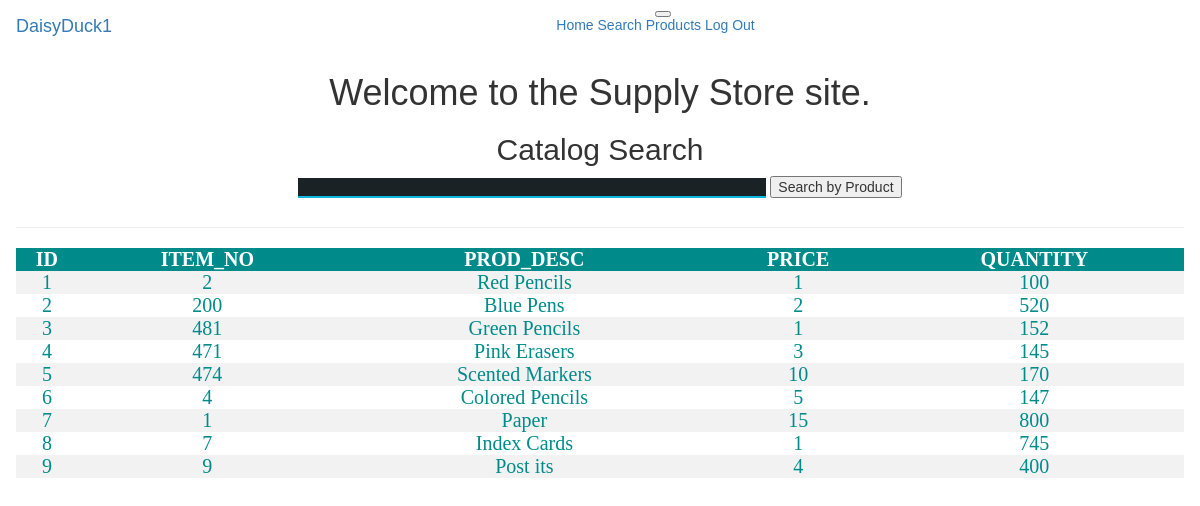
/M3/search.php (signed in), run on the app's committed database.
### tables this page shows
CREATE TABLE `items` (
  `ID` int(2) NOT NULL,
  `ITEM_NO` int(3) NOT NULL,
  `PROD_DESC` varchar(50) NOT NULL,
  `PRICE` float(10,0) NOT NULL,
  `QUANTITY` int(3) NOT NULL,
  `PHOTOS` varchar(50) NOT NULL
);

### M3/search.php (the view, shortened to what this page needs)
<?php
require_once 'searchCatalog.php';
?>
<!DOCTYPE html>
<html>
<head>
</head>
<body>
<table>
<tr>
<th>ID</th>
<th>ITEM_NO</th>
<th>PROD_DESC</th>
<th>PRICE</th>
<th>QUANTITY</th>
</tr>
<?php
if ($result->num_rows > 0) {
while($row = $result->fetch_assoc()) {
    echo "<tr><td>" . $row["ID"]. "</td><td>" . $row["ITEM_NO"] . "</td><td>". $row["PROD_DESC"] . "</td><td>"
    . $row["PRICE"] . "</td><td>". $row["QUANTITY"]. "</td></tr>";
}
echo "</table>";
} else { echo "0 results"; }
?>
</body>
</html>

### M3/styles.css (style rules this page uses)
body { background: #222D32; font-family: 'Roboto', sans-serif; }

### M3/showTopMenu.php (style rules this page uses)
body { font: 14px sans-serif; text-align: center; }

### M3/searchCatalog.php (style rules this page uses)
body { font: 14px sans-serif; text-align: center; }

### M3/search.php (style rules this page uses)
table { border-collapse: collapse; width: 100%; color: darkCyan; font-family: calibri; font-size: 20px; text-align: center; }
th { background-color: darkCyan; color: white; text-align: center; }
tr:nth-child(even) { background-color: #f2f2f2 }

### data on the page
items: ID "1", ITEM_NO "2", PROD_DESC "Red Pencils", PRICE "1", QUANTITY "100"
items: ID "2", ITEM_NO "200", PROD_DESC "Blue Pens", PRICE "2", QUANTITY "520"
items: ID "3", ITEM_NO "481", PROD_DESC "Green Pencils", PRICE "1", QUANTITY "152"
items: ID "4", ITEM_NO "471", PROD_DESC "Pink Erasers", PRICE "3", QUANTITY "145"
items: ID "5", ITEM_NO "474", PROD_DESC "Scented Markers", PRICE "10", QUANTITY "170"
items: ID "6", ITEM_NO "4", PROD_DESC "Colored Pencils", PRICE "5", QUANTITY "147"
items: ID "7", ITEM_NO "1", PROD_DESC "Paper", PRICE "15", QUANTITY "800"
items: ID "8", ITEM_NO "7", PROD_DESC "Index Cards", PRICE "1", QUANTITY "745"
items: ID "9", ITEM_NO "9", PROD_DESC "Post its", PRICE "4", QUANTITY "400"

### other printed values
$_SESSION['username'] "DaisyDuck1"
